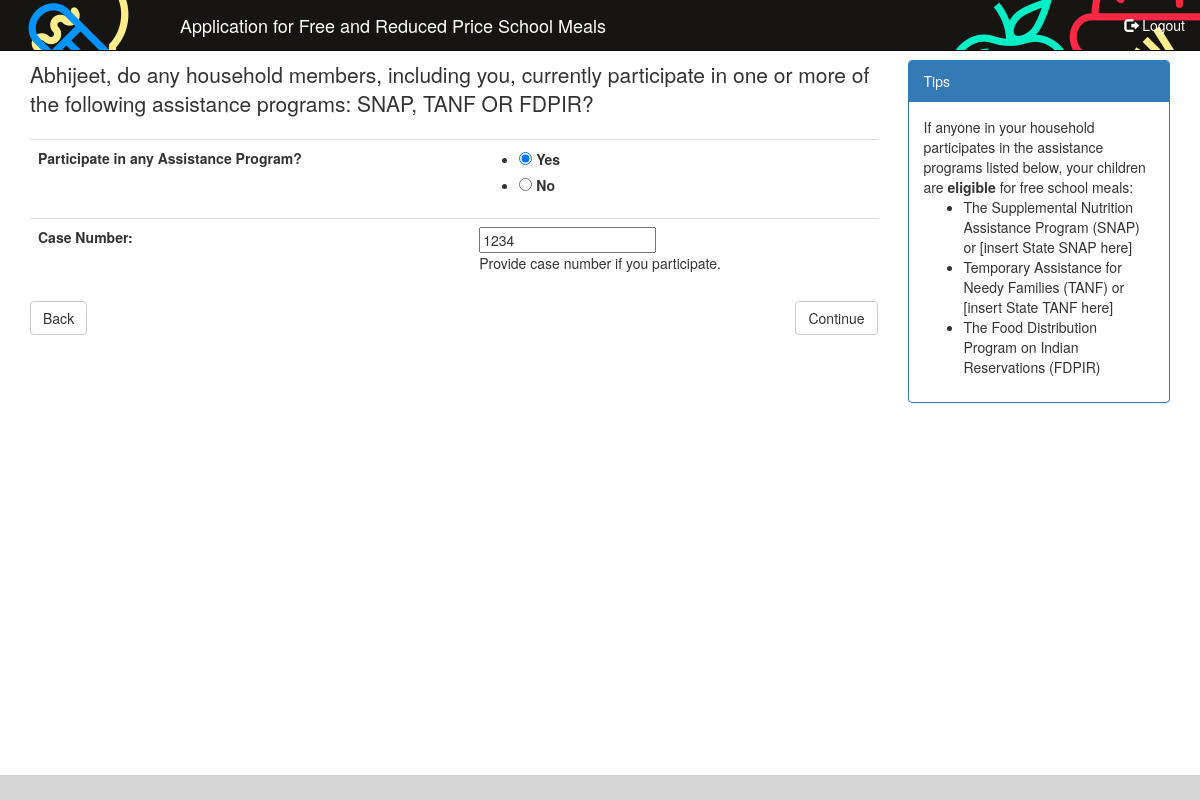
Page /eat/app/assistance_program/ (signed in) on the earlier database version.
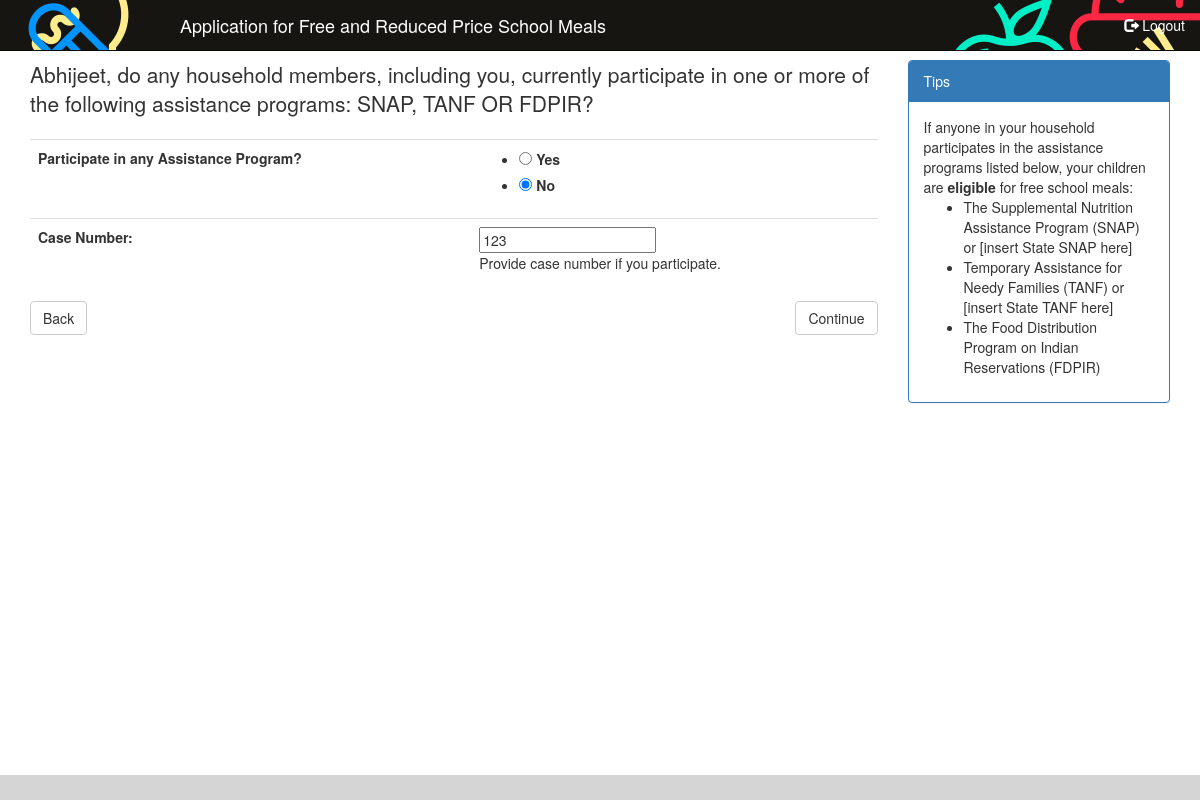
Same page on the later database version.
### eat/models.py (models this page shows, shortened)
class Application(models.Model):
    applications = models.Manager()
    user = models.OneToOneField(User, on_delete=models.CASCADE)
    status = models.IntegerField(choices=APPLICATION_STATUSES, verbose_name='Application Status',
                                 help_text='Application Status', default=0)
    last_page = models.CharField(max_length=50, verbose_name='Last Page', blank=True, null=True)
    enabled = models.BooleanField(verbose_name='Enabled', default=True)
    create_date = models.DateField(verbose_name='Create date')
    modified_date = models.DateField(verbose_name='Last modified date', blank=True, null=True)
    total_household_members = models.IntegerField(verbose_name='Total Household Members',
                                                  help_text='Total household members including children and adults',
                                                  blank=True, null=True)
    assistance_program = models.BooleanField(verbose_name='Participate in Assistance Program', choices=YES_NO,
                                             default=False)
    ssn_four_digit = models.CharField(max_length=4,
                                      verbose_name='Last 4 digits of SSN',
                                      help_text='Last four digits of the Social Security number of an '
                                                'adult household member',
                                      blank=True,
                                      null=True)
    no_ssn = models.BooleanField(verbose_name='Check if No SSN', default=False)
    case_number = models.CharField(max_length=50,
                                   verbose_name='Case Number', blank=True, null=True)
    first_name = models.CharField(max_length=25,
                                  verbose_name='First Name', blank=True, null=True)
    last_name = models.CharField(max_length=25,
                                 verbose_name='Last Name', blank=True, null=True)
    middle_name = models.CharField(max_length=25,
                                   verbose_name='Middle Name',
                                   blank=True,
                                   null=True)
    signature = models.CharField(max_length=75,
                                 verbose_name='Signature', blank=True, null=True)
    todays_date = models.DateField(verbose_name='Todays Date', blank=True, null=True)
    street_address = models.CharField(max_length=255,
                                      verbose_name='Street Address', blank=True, null=True)
    apt = models.CharField(max_length=10,
                           verbose_name='Apartment Number', blank=True, null=True)
    city = models.CharField(max_length=75,
                            verbose_name='City', blank=True, null=True)
    state = models.CharField(max_length=50,
                             verbose_name='State', blank=True, null=True)
    zip = models.CharField(max_length=10,
                           verbose_name='Zip', blank=True, null=True)
    phone = models.CharField(max_length=15,
                             verbose_name='Phone', blank=True, null=True)
    email = models.CharField(max_length=255,
                             verbose_name='Email', blank=True, null=True),
    ethnicity = models.CharField(max_length=25, choices=ETHNICITIES,
                                 verbose_name='Ethnicity', blank=True, null=True)
    is_american_indian = models.NullBooleanField(verbose_name='Is American Indian or Alaskan Native')
    is_asian = models.NullBooleanField(verbose_name='Is Asian')
    is_black = models.NullBooleanField(verbose_name='Is Black or African American')
    is_hawaiian = models.NullBooleanField(verbose_name='Is Hawaiian or Other Pacific Islander')
    is_white = models.NullBooleanField(verbose_name='Is White')

### eat/views.py (the view)
@login_required
def assistance_program(request):
    args = dict()
    app = AppUtil.get_by_user(user=request.user)
    if request.method == 'POST':
        form = AssistanceProgramForm(request.POST, instance=app[0])
        if form.is_valid():
            form.save()
            return redirect('confirm_assistance_program')
    else:
        form = AssistanceProgramForm(instance=app[0])
    args['form'] = form
    AppUtil.set_last_page(app[0], request.path_info)
    return render(request, "eat/application/assistance_program.html", args)

### eat/forms.py (shortened to what this page needs)
class AssistanceProgramForm(ModelForm):
    class Meta:
        model = Application
        fields = ['assistance_program', 'case_number']
        widgets = {
            'assistance_program': forms.RadioSelect
        }
        labels = {
            'assistance_program': "Participate in any Assistance Program?"
        }
        help_texts = {
            'case_number': "Provide case number if you participate."
        }

### eat/util.py (called while the page is built)
    @classmethod
    def get_by_user(self, user):
        app = Application.applications.filter(user=user.id)
        return app

    @classmethod
    def set_last_page(cls, app, path):
        app.last_page = resolve(path).url_name
        app.save()

### eat/templates/eat/application/assistance_program.html (shortened to what this page needs)
{% extends "eat/application/base.html" %}
{% load staticfiles %}
{% block application_content_main %}
    <p class="lead">
        {{ user.first_name }}, do any household members, including you, currently participate in one or more of the following assistance
        programs: SNAP, TANF OR FDPIR?
    </p>
    <div>
        <form class="form-horizontal" action="{% url 'eat.views.assistance_program' %}" method="post">
            <table class="table">
            {{ form }}
            </table>
            <div>
                <a class="btn btn-default pull-left" role="button" href="{% url 'eat.views.application_welcome_back' %}">Back</a>
                <button type="submit" class="btn btn-default pull-right">Continue</button>
            </div>
        </form>
    </div>
{% endblock %}
{% block application_content_right %}
    <div class="panel panel-primary">
        <div class="panel-heading">
            Tips
        </div>
        <div class="panel-body">
            If anyone in your household participates in the assistance programs listed below,
            your children are <strong>eligible</strong> for free school meals:
            <ul>
                <li>The Supplemental Nutrition Assistance Program (SNAP) or [insert State SNAP here]</li>
                <li>Temporary Assistance for Needy Families (TANF) or [insert State TANF here]</li>
                <li>The Food Distribution Program on Indian Reservations (FDPIR)</li>
            </ul>
        </div>
    </div>
{% endblock %}

Differences in the rows shown:
changed Application: assistance_program "☑ Participate in any Assistance ☐ No" → "☐ Participate in any Assistance ☑ No"; case_number "1234" → "123"
